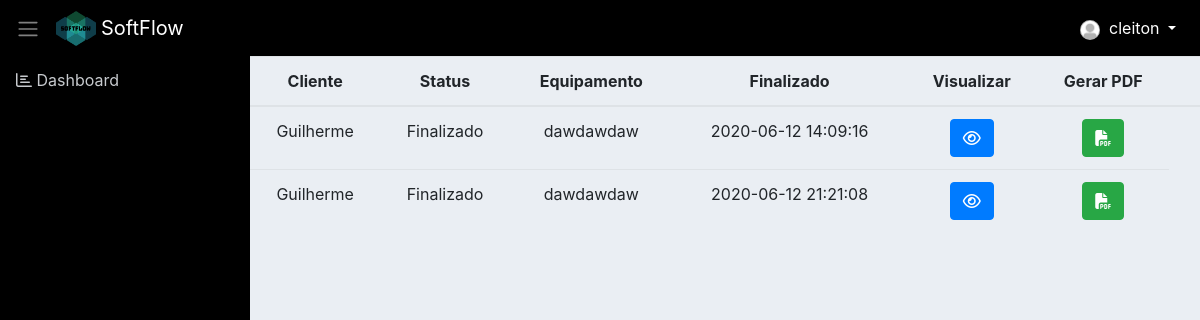
/chamado_finalizado.php (signed in), run on an earlier commit of the app's database.
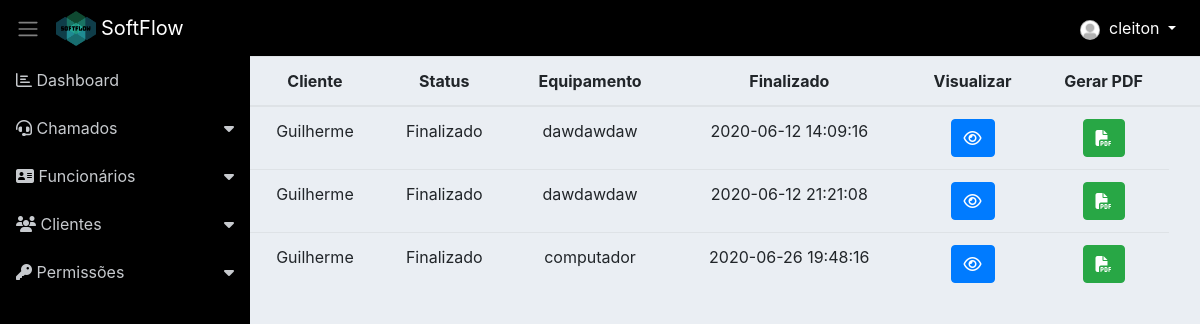
And on a later commit of the database.
### tables this page shows
CREATE TABLE `chamado` (
  `id` int(11) NOT NULL,
  `id_cliente` int(11) NOT NULL,
  `id_funcionario` int(11) DEFAULT NULL,
  `status` varchar(155) NOT NULL,
  `equipamento` varchar(115) NOT NULL,
  `descricao` varchar(155) NOT NULL,
  `abertura` varchar(155) NOT NULL,
  `encerramento` varchar(155) DEFAULT NULL
);

CREATE TABLE `cliente` (
  `id` int(11) NOT NULL,
  `nome` varchar(255) NOT NULL,
  `cpf` int(50) NOT NULL,
  `telefone` int(50) NOT NULL,
  `sexo` varchar(255) NOT NULL,
  `email` varchar(255) NOT NULL,
  `cep` int(50) NOT NULL,
  `endereco` varchar(150) NOT NULL,
  `created` varchar(255) DEFAULT NULL
);

### classes/Model.php (called while the page is built, shortened)
<?php
require_once 'Conn.php';
class Model
{
    public function __construct()
    {
        $conn = new Conn();
        $this->db = $conn->getConn();
    }
}

### classes/Conn.php (called while the page is built)
<?php
class Conn {
    public static $Host = "localhost";
    public static $User = "root";
    public static $Pass = "";
    public static $Dbname = "sistema_informatica_pi";
    private static $Connect = null;
    private static function Conectar() {
        try {
            if(self::$Connect == null):
                self::$Connect = new PDO('mysql:host=' . self::$Host .';dbname='.self::$Dbname, self::$User, self::$Pass);
            endif;
        } catch (Exception $ex) {
            echo 'Mensagem: ' . $ex->getMessage();
            die;
        }
        return self::$Connect;
    }
    public function getConn() {
        return self::Conectar();
    }
}

### classes/ChamadoDAO.php (called while the page is built, shortened)
<?php
require_once 'Model.php';
class ChamadoDAO extends Model
{
    public function __construct() {
    	$this->tabela = 'chamado';
    	$this->class = 'Chamado';
    }
    public function listarFinalizado($funcionario)
    {
        $sql = "SELECT ch.*, cl.nome AS nome_cliente, fn.nome AS nome_funcionario FROM {$this->tabela} ch
        LEFT JOIN cliente cl ON cl.id = ch.id_cliente
        LEFT JOIN funcionario fn ON fn.id = ch.id_funcionario
        WHERE id_funcionario = '{$funcionario}' AND status='Finalizado'";
        $stmt = $this->db->prepare($sql);
        $stmt->setFetchMode(PDO::FETCH_CLASS, $this->class);
        $stmt->execute();
        return $stmt->fetchAll();
    }
}

### classes/Chamado.php (called while the page is built, shortened)
<?php
class Chamado
{
	private $id;
	private $status;
	private $encerramento;
    private $equipamento;
    public function getId()
    {
        return $this->id;
    }
    public function getStatus()
    {
        return $this->status;
    }
    public function getEncerramento()
    {
        return $this->encerramento;
    }
    public function getEquipamento()
    {
        return $this->equipamento;
    }
}

### chamado_finalizado.php (the view, shortened to what this page needs)
<?php include 'layout/header.php'; ?>
<?php include './layout/menu.php'; ?>
<?php
require 'classes/Chamado.php';
require 'classes/ChamadoDAO.php';
$chamadoDAO = new ChamadoDAO();
$funcionario = $_SESSION['id_funcionario'];
$chamados = $chamadoDAO->listarFinalizado($funcionario);
?>
<div style="width: 100%;">
	<table class="table text-center">
		<thead>
			<tr>
				<th>Cliente</th>
				<th>Status</th>
				<th>Equipamento</th>
				<th>Finalizado</th>
				<th>Visualizar</th>
				<th>Gerar PDF</th>
				<th></th>
			</tr>
		</thead>
		<tbody>
			<?php foreach ($chamados as $chamado) { ?>
				<tr>
					<td><?= $chamado->nome_cliente; ?></td>
					<td><?= $chamado->getStatus() ?></td>
					<td><?= $chamado->getEquipamento() ?></td>
					<td><?= $chamado->getEncerramento() ?></td>
					<td>
					<a class="btn btn-primary" href="visualizar_chamadoFinalizado.php?id=<?= $chamado->getId() ?>"><i class="fa fa-eye"></i></a>
					</td>
					<td>
						<a href="pdf_chamado_finalizado.php?id=<?= $chamado->getId() ?>" class="btn btn-success"><i class="fas fa-file-pdf"></i></a>
					</td>
				</tr>
			<?php } ?>
		</tbody>
	</table>
</div>
<?php include 'layout/footer.php'; ?>

### layout/menu.php (shortened to what this page needs)
<?php
  $permissaoClienteMenu = retornaControle('cliente');
  $permissaoChamadoMenu = retornaControle('chamado');
  $permissaoFuncionarioMenu = retornaControle('funcionario');
  $permissaoPermissoes = retornaControle('chamados_geral');
?>
<nav class="sidebar">
    <ul class="list-unstyled">
        <li><a href="adm.php"><i class="far fa-chart-bar"></i></i> Dashboard</a></li>
        <?php if(!empty($permissaoChamadoMenu)): ?>
        <li>
            <a href="#submenu4" data-toggle="collapse">
                <i class="fas fa-headset"></i> Chamados</a>
        </li>
        <?php endif; ?>
        <?php if(!empty($permissaoFuncionarioMenu)): ?>
        <li>
            <a href="#submenu2" data-toggle="collapse"><i class="fas fa-address-card"></i> Funcionários</a>
        </li>
        <?php endif; ?>
        <?php if(!empty($permissaoClienteMenu)): ?>
        <li>
            <a href="#submenu3" data-toggle="collapse">
            <i class="fas fa-users fa"></i> Clientes</a>
        </li>
        <?php endif; ?>
        <?php if(!empty($permissaoPermissoes)): ?>
        <li>
            <a href="#submenu5" data-toggle="collapse">
            <i class="fas fa-key fa"></i> Permissões</a>
        </li>
        <?php endif; ?>
    </ul>
</nav>

What changed in the data, as far as the page shows it:
now on this page (row edited): chamado: id_cliente.nome "Guilherme", status "Finalizado", equipamento "computador", encerramento "2020-06-26 19:48:16"
Also different on the page:
text now shown: "Chamados Funcionários Clientes Permissões"
